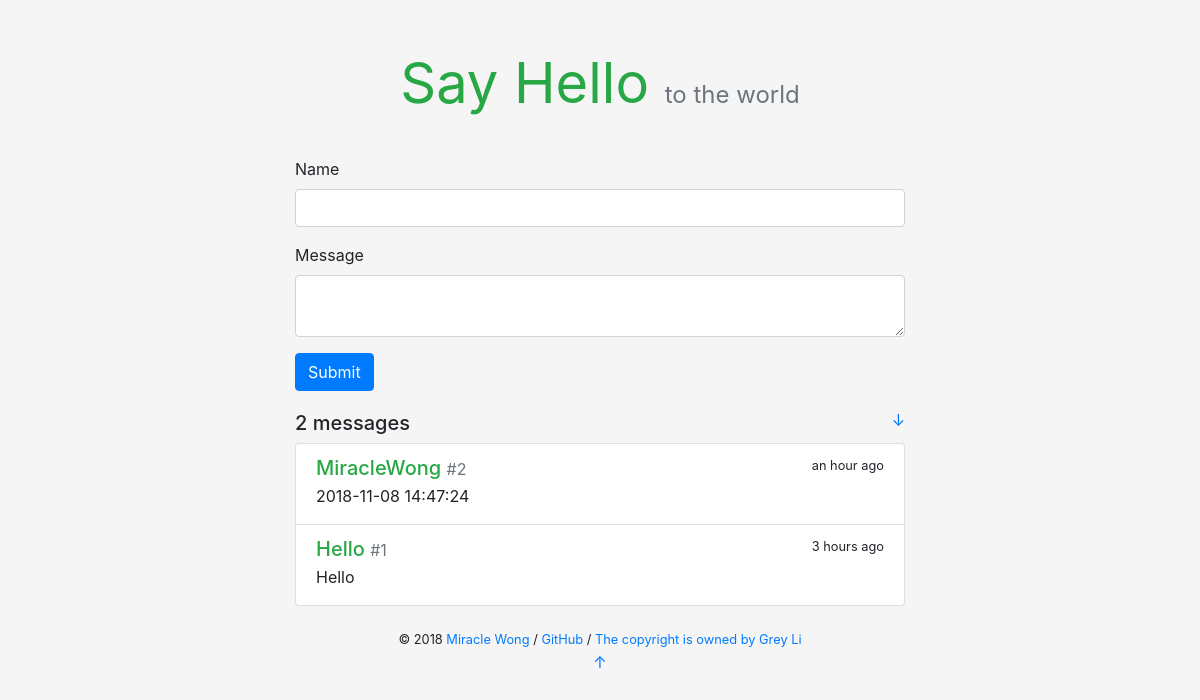
Before: / with the older database file.
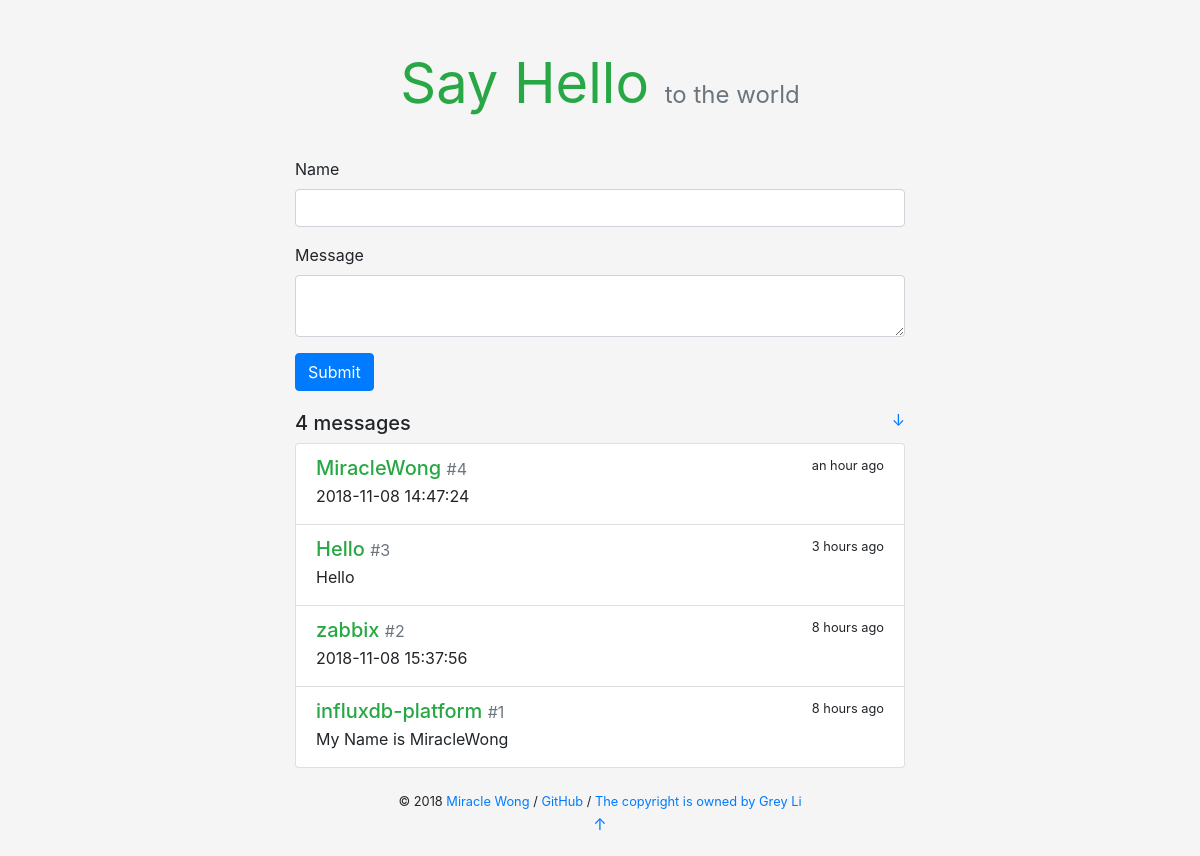
After: the same page with the newer database file.
### SayHello/models.py (models this page shows)
class Message(db.Model):
    id = db.Column(db.Integer, primary_key=True)
    body = db.Column(db.String(200))
    name = db.Column(db.String(20))
    timestamp = db.Column(db.DateTime, default=datetime.utcnow, index=True)

### SayHello/views.py (the view, shortened to what this page needs)
@app.route('/', methods=['GET', 'POST'])
def index():
    messages = Message.query.order_by(Message.timestamp.desc()).all()
    form = HelloForm()
    return render_template('index.html', form=form, messages=messages)

### SayHello/forms.py
class HelloForm(FlaskForm):
    name = StringField('Name', validators=[DataRequired(), Length(1, 20)])
    body = TextAreaField('Message', validators=[DataRequired(), Length(1, 200)])
    submit = SubmitField()

### SayHello/templates/index.html
{% extends 'base.html' %}
{% from 'bootstrap/form.html' import render_form %}
{% block content %}
    <div class="hello-form">
        {{ render_form(form, action=request.full_path) }}
    </div>
    <h5>{{ messages|length }} messages
        <small class="float-right">
            <a href="#bottom" title="Go Bottom">&darr;</a>
        </small>
    </h5>
    <div class="list-group">
        {% for message in messages %}
            <a class="list-group-item list-group-item-action flex-column">
                <div class="d-flex w-100 justify-content-between">
                    <h5 class="mb-1 text-success">{{ message.name }}
                        <small class="text-muted"> #{{ loop.revindex }}</small>
                    </h5>
                    <small data-toggle="tooltip" data-placement="top"
                           data-timestamp="{{ message.timestamp.strftime('%Y-%m-%dT%H:%M:%SZ') }}"
                           data-delay="500">
                        {{ moment(message.timestamp).fromNow(refresh=True) }}
                    </small>
                </div>
                <p class="mb-1">{{ message.body }}</p>
            </a>
        {% endfor %}
    </div>
{% endblock %}

### SayHello/templates/base.html (shortened to what this page needs)
<!DOCTYPE html>
<html lang="en">
    <head>
        <link rel="stylesheet" href="{{ url_for('static', filename='css/bootstrap.css') }}" type="text/css">
        <link rel="stylesheet" href="{{ url_for('static', filename='css/style.css') }}" type="text/css">
    </head>
    <body>
        <main class="container">
            <header>
                <h1 class="text-center display-4">
                    <a href="{{ url_for('index') }}" class="text-success"><strong>Say Hello</strong></a>
                    <small class="text-muted sub-title">to the world</small>
                </h1>
            </header>
            {% block content %}{% endblock %}
            <footer class="text-center">
                {% block footer %}
                    <small> &copy; 2018 <a href="http://miraclewong.me" title="Coded by Miracle Wong">Miracle Wong</a> /
                        <a href="https://github.com/miraclewong/SayHello" title="Fork me on GitHub">GitHub</a> /
                        <a href="http://helloflask.com" title="A HelloFlask project">The copyright is owned by Grey Li</a>
                    </small>
                    <p><a id="bottom" href="#" title="Go Top">&uarr;</a></p>
                {% endblock %}
            </footer>
        </main>
    </body>
</html>

### SayHello/static/css/style.css (style rules this page uses)
body { background-color: rgb(245, 245, 245) !important; }
p { overflow-wrap: break-word; word-wrap: break-word; }
.container { max-width: 640px !important; }
.hello-form { margin-bottom: 20px; }
header { margin: 50px 0 40px 0; }
header h1 { font-size: 60px; font-weight: bold; }
.sub-title { font-size: 24px; }
header a { text-decoration: none !important; }
footer { margin: 20px; }

Changed rows visible on the page:
added Message: name "zabbix", timestamp "8 hours ago", body "2018-11-08 15:37:56"
added Message: name "influxdb-platform", timestamp "8 hours ago", body "My Name is MiracleWong"
Other visible differences:
{{ messages|length }}: "2" → "4"
